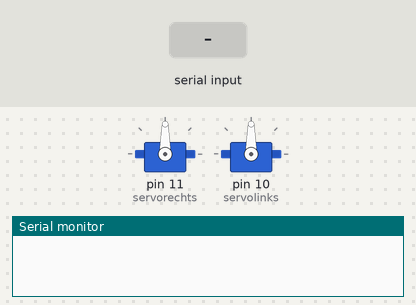
A sketch run on a simulated Arduino Uno, built with avr-gcc and run on an emulated ATmega328P. Parts: 2 × servo, the last lines printed to the serial monitor. The inputs (shaded band) are chosen by the test bench.

Above: at 1.2 s.
1.3 s: "W" received over Serial
At 1.8 s:
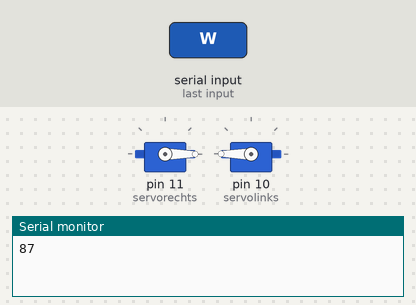
2.8 s: "S" received over Serial
At 4.0 s:
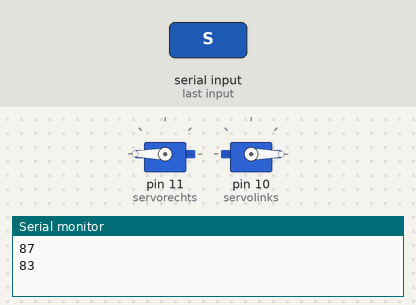
4.3 s: byte 68 (68) received over Serial
At 5.3 s:
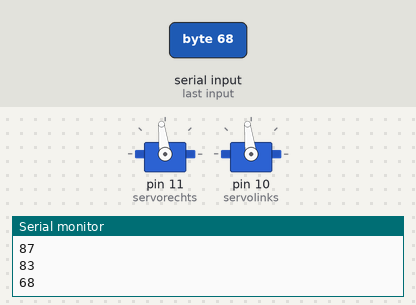
5.8 s: byte 100 (100) received over Serial
At 6.5 s:
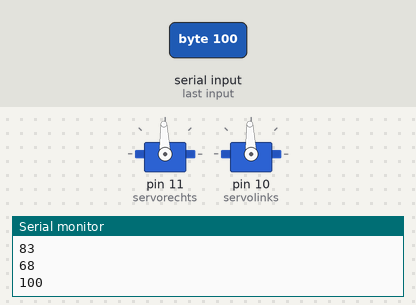
Timing chart, 0 to 8.3 s (numbered marks = the images above; inputs shaded):
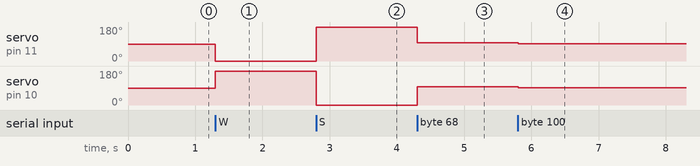

The sketch:

fahrgedoens_mit_stufen.ino
```cpp
#include <Servo.h>

int var;

Servo servolinks;
Servo servorechts;

void setup()
{
  Serial.begin(9600);

  servorechts.attach(11);
  servolinks.attach(10);
}


void loop()

{
  while ((var = Serial.read())!= -1)
  {


    //W
    if (var == 87)
    {
      servolinks.write(180);
      servorechts.write(0);
      Serial.println(var);
    }
    //w
    if (var == 119)
    {
      servolinks.write(95);
      servorechts.write(85);
      Serial.println(var);
    }

    //A
    if (var == 65)
    {
      servolinks.write(83);
      servorechts.write(83);
      Serial.println(var);
    }
    //a
    if (var == 97)
    {
      servolinks.write(88);
      servorechts.write(88);
      Serial.println(var);
    }

    //S
     if (var == 83)
     {
      servolinks.write(0);
      servorechts.write(180);
      Serial.println(var);
     }
    //s
    if (var == 115)
    {
      servolinks.write(85);
      servorechts.write(95);
      Serial.println(var);
    }

    //D
    if (var == 68)
    {
      servolinks.write(97);
      servorechts.write(97);
      Serial.println(var);
    }
    //d
    if (var == 100)
    {
      servolinks.write(92);
      servorechts.write(92);
      Serial.println(var);
    }

    //E
    else if (var == 69)
    {
      servolinks.write(90);
      servorechts.write(90);
      Serial.println(var);
    }
  }
}
```

Measured:
- after the input at 1.3 s, servo on pin 11 (servorechts): 90° → 0° at once; servo on pin 10 (servolinks): 90° → 180° at once
- after the input at 2.8 s, servo on pin 11 (servorechts): 0° → 180° at once; servo on pin 10 (servolinks): 180° → 0° at once
- after the input at 4.3 s, servo on pin 11 (servorechts): 180° → 97° at once; servo on pin 10 (servolinks): 0° → 97° at once
- after the input at 5.8 s, servo on pin 11 (servorechts), servo on pin 10 (servolinks): 97° → 92° at once
